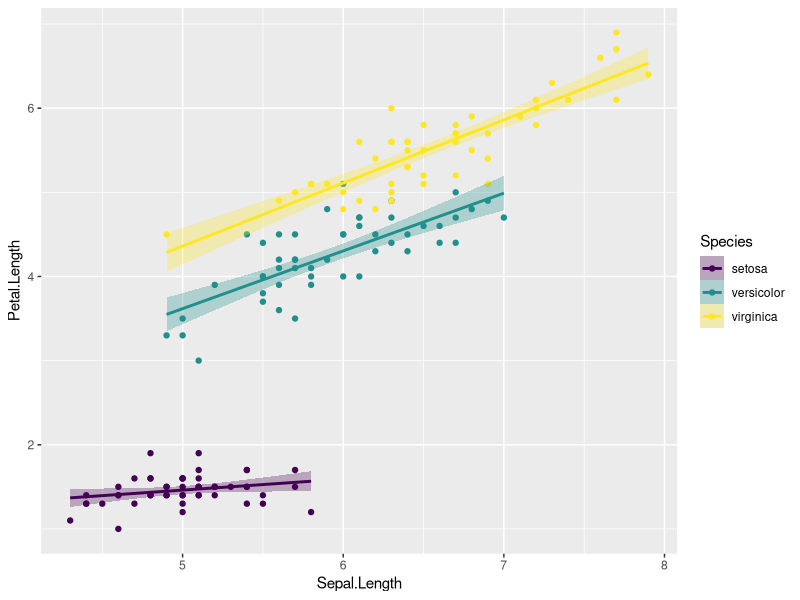
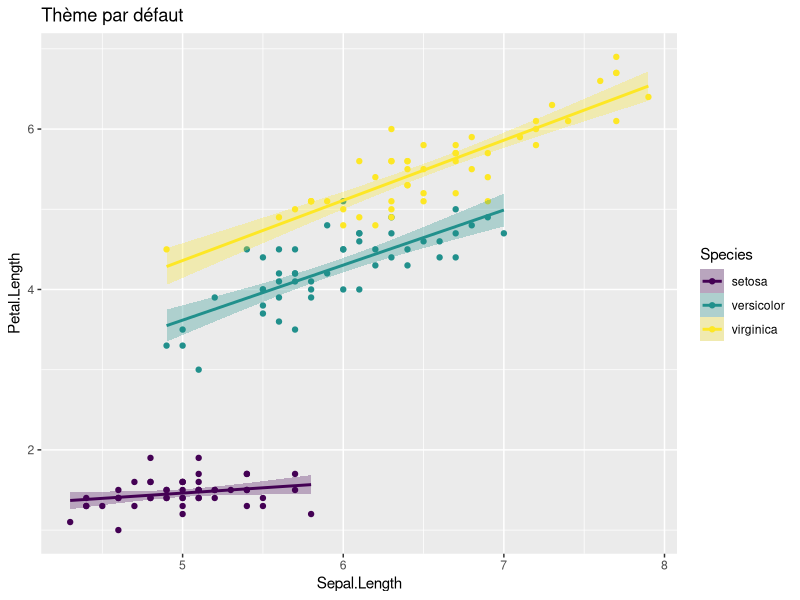
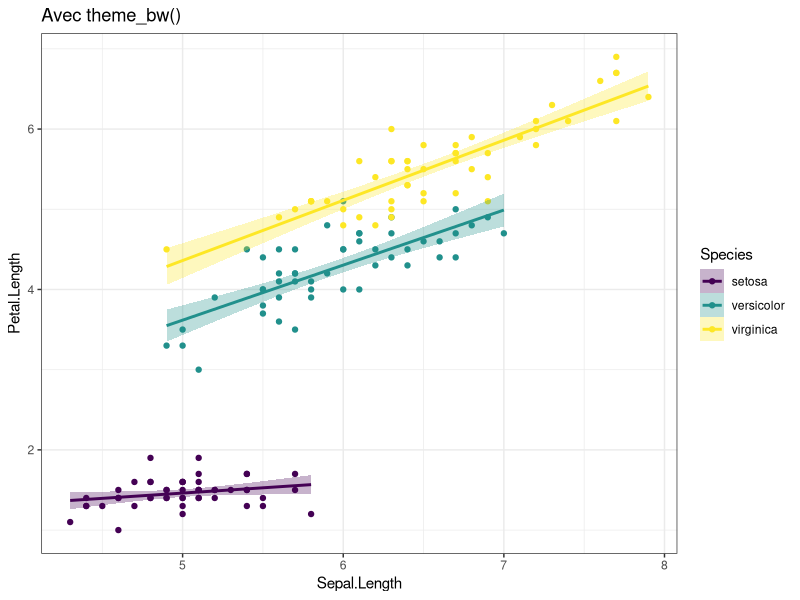
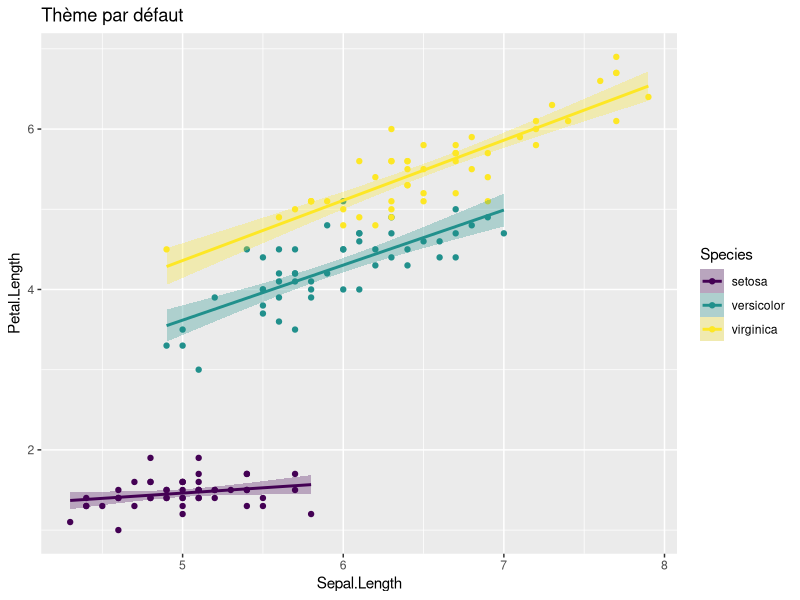
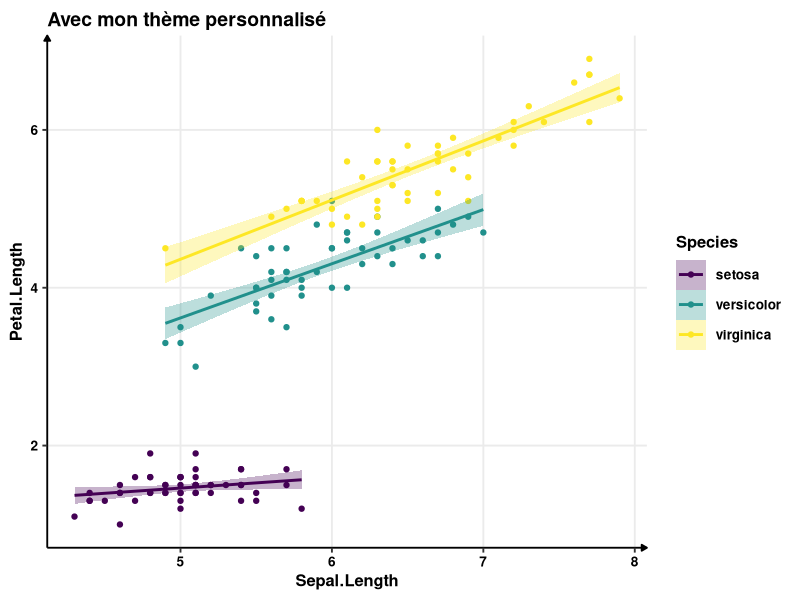

Reproduce these figures in R, in order.
## ---- chunk 1
knitr::opts_chunk$set(
  collapse = TRUE,
  warning = FALSE,
  message = FALSE,
  fig.align = "center",
  out.width = "70%",
  fig.width = 7)
## ---- chunk 2
library(ggplot2)
p <- ggplot(iris, aes(x = Sepal.Length, y = Petal.Length, color = Species, fill = Species)) +
  geom_point() +
  geom_smooth(method = "lm", formula = "y ~ x", alpha = 0.3) +
  scale_color_viridis_d() +
  scale_fill_viridis_d()
p
## ---- chunk 3
p + labs(title = "Thème par défaut")
p + theme_bw() + labs(title = "Avec theme_bw()")
## ---- chunk 4
theme_ben <- function(base_size = 14) {
  theme_bw(base_size = base_size) %+replace%
    theme(
      # L'ensemble de la figure
      plot.title = element_text(size = rel(1), face = "bold", margin = margin(0,0,5,0), hjust = 0),
      # Zone où se situe le graphique
      panel.grid.minor = element_blank(),
      panel.border = element_blank(),
      # Les axes
      axis.title = element_text(size = rel(0.85), face = "bold"),
      axis.text = element_text(size = rel(0.70), face = "bold"),
      axis.line = element_line(color = "black", arrow = arrow(length = unit(0.3, "lines"), type = "closed")),
      # La légende
      legend.title = element_text(size = rel(0.85), face = "bold"),
      legend.text = element_text(size = rel(0.70), face = "bold"),
      legend.key = element_rect(fill = "transparent", colour = NA),
      legend.key.size = unit(1.5, "lines"),
      legend.background = element_rect(fill = "transparent", colour = NA),
      # Les étiquettes dans le cas d'un facetting
      strip.background = element_rect(fill = "#17252D", color = "#17252D"),
      strip.text = element_text(size = rel(0.85), face = "bold", color = "white", margin = margin(5,0,5,0))
    )
}
## ---- chunk 5
p + labs(title = "Thème par défaut")
p + theme_ben() + labs(title = "Avec mon thème personnalisé")
